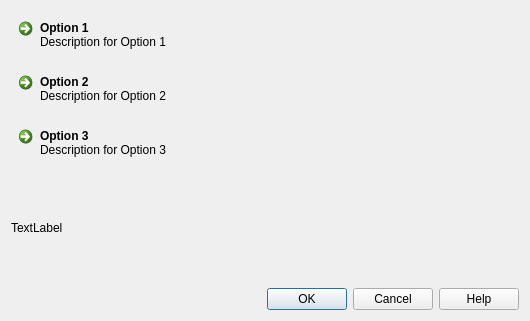
<?xml version="1.0" encoding="UTF-8"?>
<ui version="4.0">
 <class>Dialog</class>
 <widget class="QDialog" name="Dialog">
  <property name="geometry">
   <rect>
    <x>0</x>
    <y>0</y>
    <width>530</width>
    <height>321</height>
   </rect>
  </property>
  <property name="windowTitle">
   <string>Dialog</string>
  </property>
  <layout class="QVBoxLayout" name="verticalLayout_3">
   <item>
    <layout class="QVBoxLayout" name="verticalLayout_2">
     <item>
      <layout class="QVBoxLayout" name="verticalLayout">
       <item>
        <widget class="QCommandLinkButton" name="commandLinkButton">
         <property name="text">
          <string>Option 1</string>
         </property>
         <property name="description">
          <string>Description for Option 1</string>
         </property>
        </widget>
       </item>
       <item>
        <widget class="QCommandLinkButton" name="commandLinkButton_2">
         <property name="text">
          <string>Option 2</string>
         </property>
         <property name="description">
          <string>Description for Option 2</string>
         </property>
        </widget>
       </item>
       <item>
        <widget class="QCommandLinkButton" name="commandLinkButton_3">
         <property name="autoFillBackground">
          <bool>false</bool>
         </property>
         <property name="text">
          <string>Option 3</string>
         </property>
         <property name="description">
          <string>Description for Option 3</string>
         </property>
        </widget>
       </item>
      </layout>
     </item>
     <item>
      <widget class="QLabel" name="label">
       <property name="text">
        <string>TextLabel</string>
       </property>
      </widget>
     </item>
     <item>
      <widget class="QDialogButtonBox" name="buttonBox">
       <property name="standardButtons">
        <set>QDialogButtonBox::Cancel|QDialogButtonBox::Help|QDialogButtonBox::Ok</set>
       </property>
      </widget>
     </item>
    </layout>
   </item>
  </layout>
 </widget>
 <resources/>
 <connections/>
</ui>
